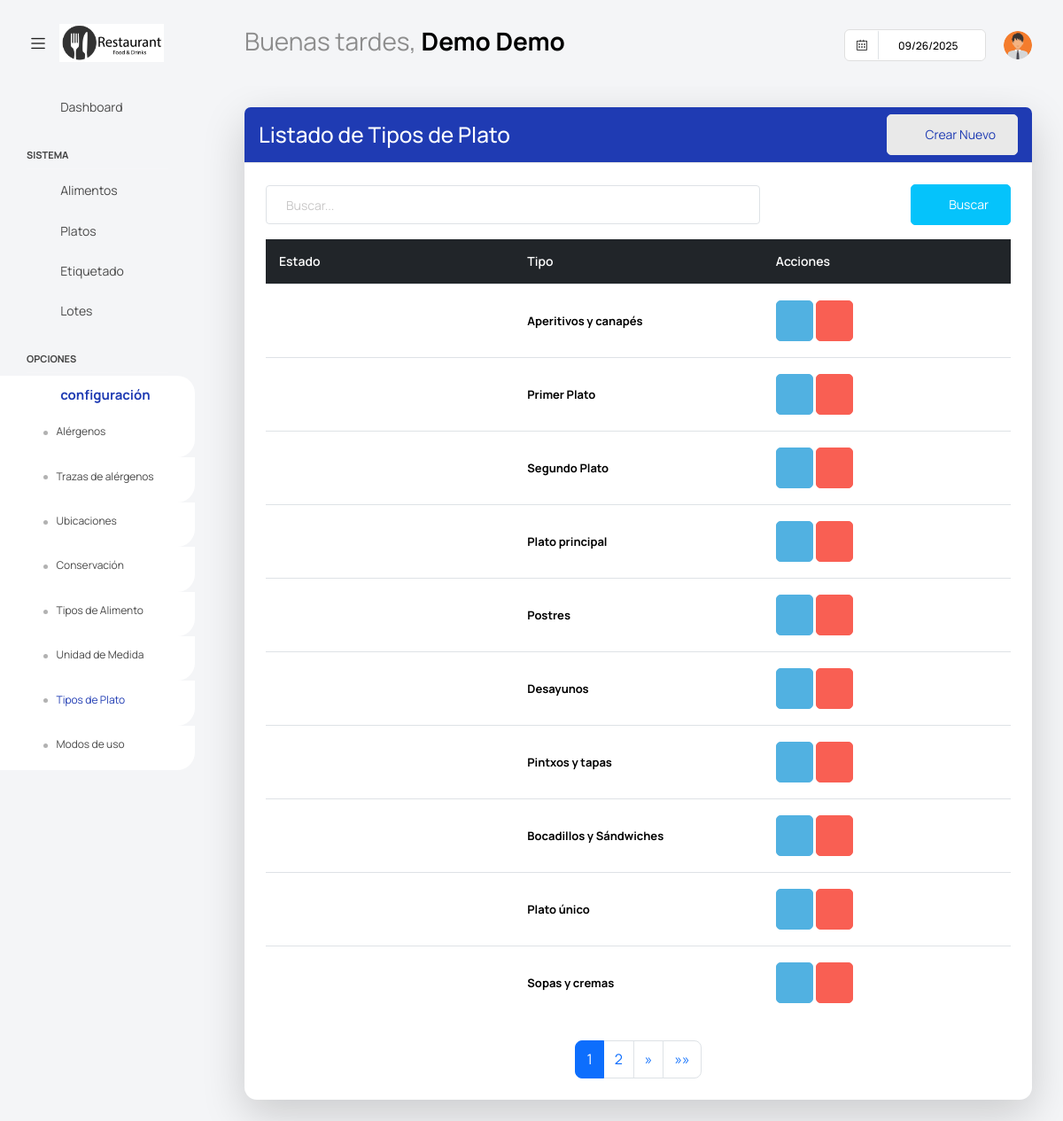
Screenshot of /platos/tiposplatos/ (signed in) with the database file from the repository.
### app/super/models.py (models this page shows, shortened)
class UserProfile(models.Model):
    centro = models.ForeignKey('Centros' ,on_delete=models.CASCADE, null=True, blank =True)
    user = models.OneToOneField(User, on_delete=models.CASCADE)
    username = models.CharField(max_length=100)
    password = models.CharField(max_length=100)
    nombre = models.CharField(max_length=100)
    apellidos = models.CharField(max_length=100)
    cargo = models.CharField(max_length=100, blank=True, null=True)
    imagen = models.ImageField(default='users/default.png', upload_to='users/', null=True, blank =True)
    estado =models.BooleanField(default=True)

### app/platos/models.py (models this page shows, shortened)
class TipoPlato(ModeloBaseCentro):
    nombre = models.CharField(max_length=100)
    estado = models.BooleanField(default=True)  # Activo o inactivo
    class Meta:
        verbose_name = 'Tipo de Plato'
        verbose_name_plural = 'Tipos de Platos'
        unique_together = ('nombre', 'centro')  # Evita nombres duplicados en el mismo centro

### app/platos/views.py (the view)
# urls.py: path('tiposplatos/', TipoPlatoList.as_view(), name='TipoPlatoList'),
class TipoPlatoList(PaginationMixin, LoginRequiredMixin, ListView):
    model = TipoPlato
    template_name = 'platos/listar_tipoplato.html'
    context_object_name = 'tipoplatos'
    paginate_by = 10  # Número de registros por página
    def get_queryset(self):
        try:
            user_profile = UserProfile.objects.filter(user=self.request.user).first()
            if user_profile and user_profile.centro:
                centro = user_profile.centro
                queryset = TipoPlato.objects.filter(centro=centro).order_by('id')
                search_query = self.request.GET.get('buscar')
                if search_query:
                    queryset = queryset.filter(
                        Q(nombre__icontains=search_query)
                    )
                return queryset
            else:
                return TipoPlato.objects.none()
        except ObjectDoesNotExist:
            return TipoPlato.objects.none()
    def get_context_data(self, **kwargs):
        context = super().get_context_data(**kwargs)
        context.update(datos_centro(self.request))
        if not context['tipoplatos'].exists():
            context['mensaje'] = "No tiene tipos de utensilio asociados."
        return context

### app/core/mixins.py (called while the page is built)
    def get_context_data(self, **kwargs):
        context = super().get_context_data(**kwargs)
        page_obj = context.get('page_obj')
        if page_obj:
            current_page = page_obj.number
            total_pages = page_obj.paginator.num_pages
            window = self.pagination_window_size
            if total_pages <= (window * 2) + 1:
                context['custom_page_range'] = range(1, total_pages + 1)
            elif current_page <= window:
                context['custom_page_range'] = range(1, (window * 2) + 2)
            elif current_page >= total_pages - window:
                context['custom_page_range'] = range(total_pages - (window * 2), total_pages + 1)
            else:
                context['custom_page_range'] = range(current_page - window, current_page + window + 1)
        return context

### templates/platos/listar_tipoplato.html (shortened to what this page needs)
{% extends "base.html" %}
{% block content %}
<div class="content-wrapper">
    <div class="card shadow-lg">
        <div class="card-header bg-primary text-white d-flex justify-content-between align-items-center">
            <h3 class="m-0">Listado de Tipos de Plato</h3>
            <a class="btn btn-light text-primary" onclick="abrir_modal_edicion('{% url 'platos:TipoPlatoCreate' %}')">
                <i class="fa fa-plus-circle"></i>&nbsp; Crear Nuevo
            </a>
        </div>
        <div class="card-body mt-3">
            <form method="get" class="row g-2 align-items-center mb-3">
                <div class="col-md-8">
                    <input type="text" class="form-control" placeholder="Buscar..." name="buscar">
                </div>
                <div class="col-md-4 d-flex justify-content-end">
                    <button type="submit" class="btn btn-secondary">
                        <i class="fa fa-search"></i>&nbsp; Buscar
                    </button>
                </div>
            </form>
            {% if tipoplatos %}
            <div class="table-wrapper">
                <table class="table table-hover tabla-responsive align-middle" style="table-layout: fixed;">
                    <thead class="table-dark">
                        <tr>
                            <th>Estado</th>
                            <th>Tipo</th>
                            <th>Acciones</th>
                        </tr>
                    </thead>
                    <tbody>
                        {% for tipoplato in tipoplatos %}
                        <tr data-label="Estado">
                            <td>
                                {% if tipoplato.estado %}
                                    <i class="fa fa-circle text-success fs-6"></i>
                                {% else %}
                                    <i class="fa fa-circle text-danger fs-6"></i>
                                {% endif %}
                            </td>
                            <td data-label="Tipo" class="fw-bold">{{ tipoplato.nombre }}</td>
                            <td data-label="Acciones">
                                <a class="btn btn-info" style="--bs-btn-padding-y: 14px; --bs-btn-padding-x: 14px;" onclick="abrir_modal_edicion('{% url 'platos:TipoPlatoUpdate' pk=tipoplato.id %}')" data-toggle="tooltip" title="Editar Tipo de Iva">
                                    <i class="fa fa-pencil"></i>
                                </a>
                                <a class="btn btn-danger" style="--bs-btn-padding-y: 14px; --bs-btn-padding-x: 14px;" onclick="abrir_modal_edicion('{% url 'platos:TipoPlatoDelete' pk=tipoplato.id %}')" data-toggle="tooltip" title="Eliminar Tipo de Iva">
                                    <i class="fa fa-trash"></i>
                                </a>
                            </td>
                        </tr>
                        {% endfor %}
                    </tbody>
                </table>
            </div>
            {% include "core/pagination.html" %}
            {% else %}
            <div class="alert alert-warning text-center mt-3">
                <i class="fa fa-exclamation-circle"></i> No se encontraron tipos de plato.
            </div>
            {% endif %}
        </div>
</div>
{% endblock content %}

### templates/base.html (shortened to what this page needs)
{% load static %}
<html lang="es">
<head>
  <link href={% static "vendor/feather/feather.css" %} rel="stylesheet">
  <link href={% static "vendor/mdi/css/materialdesignicons.min.css" %} rel="stylesheet">
  <link href={% static "vendor/ti-icons/css/themify-icons.css" %} rel="stylesheet">
  <link href={% static "vendor/font-awesome/css/font-awesome.min.css" %} rel="stylesheet">
  <link href={% static "vendor/typicons/typicons.css" %} rel="stylesheet">
  <link href={% static "vendor/simple-line-icons/css/simple-line-icons.css" %} rel="stylesheet">
  <link href={% static "vendor/css/vendor.bundle.base.css" %} rel="stylesheet">
  <link href={% static "vendor/bootstrap-datepicker/bootstrap-datepicker.min.css" %} rel="stylesheet">
  <link href={% static "js/select.dataTables.min.css" %} rel="stylesheet" type="text/css" >
  <link rel="stylesheet" href={% static "css/style.css" %}>
</head>
  <body class="with-welcome-text">
    <div class="container-scroller">
      <nav class="navbar default-layout col-lg-12 col-12 p-0 fixed-top d-flex align-items-top flex-row">
        <div class="text-center navbar-brand-wrapper d-flex align-items-center justify-content-start">
          <div class="me-3">
            <button class="navbar-toggler navbar-toggler align-self-center" type="button" data-bs-toggle="minimize">
              <span class="icon-menu"></span>
            </button>
          </div>
          <div>
            <a class="navbar-brand brand-logo" href="index.html">
              <img src="{{ imagen_centro_url }}" style="width:150px !important; height:auto;" alt="{{ centro.nombre }}">
            </a>
          </div>
        </div>
        <div class="navbar-menu-wrapper d-flex align-items-top">
          <ul class="navbar-nav">
            <li class="nav-item fw-semibold d-none d-lg-block ms-0">
              <h1 class="welcome-text">{{ saludo }}, <span class="text-black fw-bold">{{ nombre }} {{ apellidos }}</span></h1>
          </ul>
          <ul class="navbar-nav ms-auto">
            <li class="nav-item d-none d-lg-block">
              <div id="datepicker-popup" class="input-group date datepicker navbar-date-picker">
                <span class="input-group-addon input-group-prepend border-right">
                  <span class="icon-calendar input-group-text calendar-icon"></span>
                </span>
                <input type="text" class="form-control">
              </div>
            </li>
            <li class="nav-item dropdown d-none d-lg-block user-dropdown">
              <a class="nav-link" id="UserDropdown" href="#" data-bs-toggle="dropdown" aria-expanded="false">
                <img class="img-xs rounded-circle" src="{{ imagen_user_url }}" alt="Profile image"> </a>
            </li>
          </ul>
        </div>
      </nav>
    <div class="container-fluid page-body-wrapper">
      <nav class="sidebar sidebar-offcanvas" id="sidebar">
        <ul class="nav">
          <li class="nav-item">
            <a class="nav-link" href="{% url 'dashuser:home' %}">
              <i class="mdi mdi-grid-large menu-icon"></i>
              <span class="menu-title">Dashboard</span>
            </a>
          </li>
          <li class="nav-item nav-category">Sistema</li>
            <li class="nav-item">
              <a class="nav-link" href="{% url 'dashuser:AlimentoList' %}">
                <i class="menu-icon mdi mdi-food-variant"></i>
                <span class="menu-title">Alimentos</span>
              </a>
            </li>
            <li class="nav-item">
              <a class="nav-link" href="{% url 'platos:PlatoList' %}">
                <i class="menu-icon mdi mdi-food-turkey"></i>
                <span class="menu-title">Platos</span>
              </a>
            </li>
            <li class="nav-item">
              <a class="nav-link" data-bs-toggle="collapse" href="#etiq" aria-expanded="false" aria-controls="etiq">
                <i class="menu-icon mdi mdi-tag"></i>
                <span class="menu-title">Etiquetado</span>
                <i class="menu-arrow"></i>
              </a>
            </li>
            <li class="nav-item">
              <a class="nav-link" href="{% url 'platos:LotesResumenListView' %}">
                <i class="menu-icon mdi mdi-package-variant"></i>
                <span class="menu-title">Lotes</span>
              </a>
            </li>
          <li class="nav-item nav-category">Opciones</li>
            <li class="nav-item">
              <a class="nav-link" data-bs-toggle="collapse" href="#confi" aria-expanded="false" aria-controls="confi">
                <i class="menu-icon mdi mdi-filter"></i>
                <span class="menu-title">configuración</span>
                <i class="menu-arrow"></i>
              </a>
              <div class="collapse" id="confi">
                <ul class="nav flex-column sub-menu">
                  <li class="nav-item"> <a class="nav-link" href="{% url 'dashuser:AlergenosList' %}">Alérgenos</a></li>
                </ul>
                <ul class="nav flex-column sub-menu">
                  <li class="nav-item"> <a class="nav-link" href="{% url 'dashuser:TrazasList' %}">Trazas de alérgenos</a></li>
                </ul>
                <ul class="nav flex-column sub-menu">
                  <li class="nav-item"> <a class="nav-link" href="{% url 'dashuser:LocalizacionList' %}">Ubicaciones</a></li>
                </ul>
                <ul class="nav flex-column sub-menu">
                  <li class="nav-item"> <a class="nav-link" href="{% url 'dashuser:ConservacionList' %}">Conservación</a></li>
                </ul>
                <ul class="nav flex-column sub-menu">
                  <li class="nav-item"> <a class="nav-link" href="{% url 'dashuser:TipoAlimentoList' %}">Tipos de Alimento</a></li>
                </ul>
                <ul class="nav flex-column sub-menu">
                  <li class="nav-item"> <a class="nav-link" href="{% url 'dashuser:UnidadDeMedidaList' %}">Unidad de Medida</a></li>
                </ul>
                <ul class="nav flex-column sub-menu">
                  <li class="nav-item"> <a class="nav-link" href="{% url 'platos:TipoPlatoList' %}">Tipos de Plato</a></li>
                </ul>
                <ul class="nav flex-column sub-menu">
                  <li class="nav-item"> <a class="nav-link" href="{% url 'platos:TextoModoList' %}">Modos de uso</a></li>
                </ul>
              </div>
            </li>
        </ul>
      </nav>
      <div class="main-panel">
          {% block content %}
          {% endblock content %}
      </div>
  </div>
</body>
</html>

### rows the page displays
UserProfile: nombre "Demo", apellidos "Demo"
TipoPlato: estado True (drawn), nombre "Aperitivos y canapés"
TipoPlato: estado True (drawn), nombre "Primer Plato"
TipoPlato: estado True (drawn), nombre "Segundo Plato"
TipoPlato: estado True (drawn), nombre "Plato principal"
TipoPlato: estado True (drawn), nombre "Postres"
TipoPlato: estado True (drawn), nombre "Desayunos"
TipoPlato: estado True (drawn), nombre "Pintxos y tapas"
TipoPlato: estado True (drawn), nombre "Bocadillos y Sándwiches"
TipoPlato: estado True (drawn), nombre "Plato único"
TipoPlato: estado True (drawn), nombre "Sopas y cremas"

### other values shown
{{ saludo }} "Buenas tardes"
{{ page }} "1" "2"
